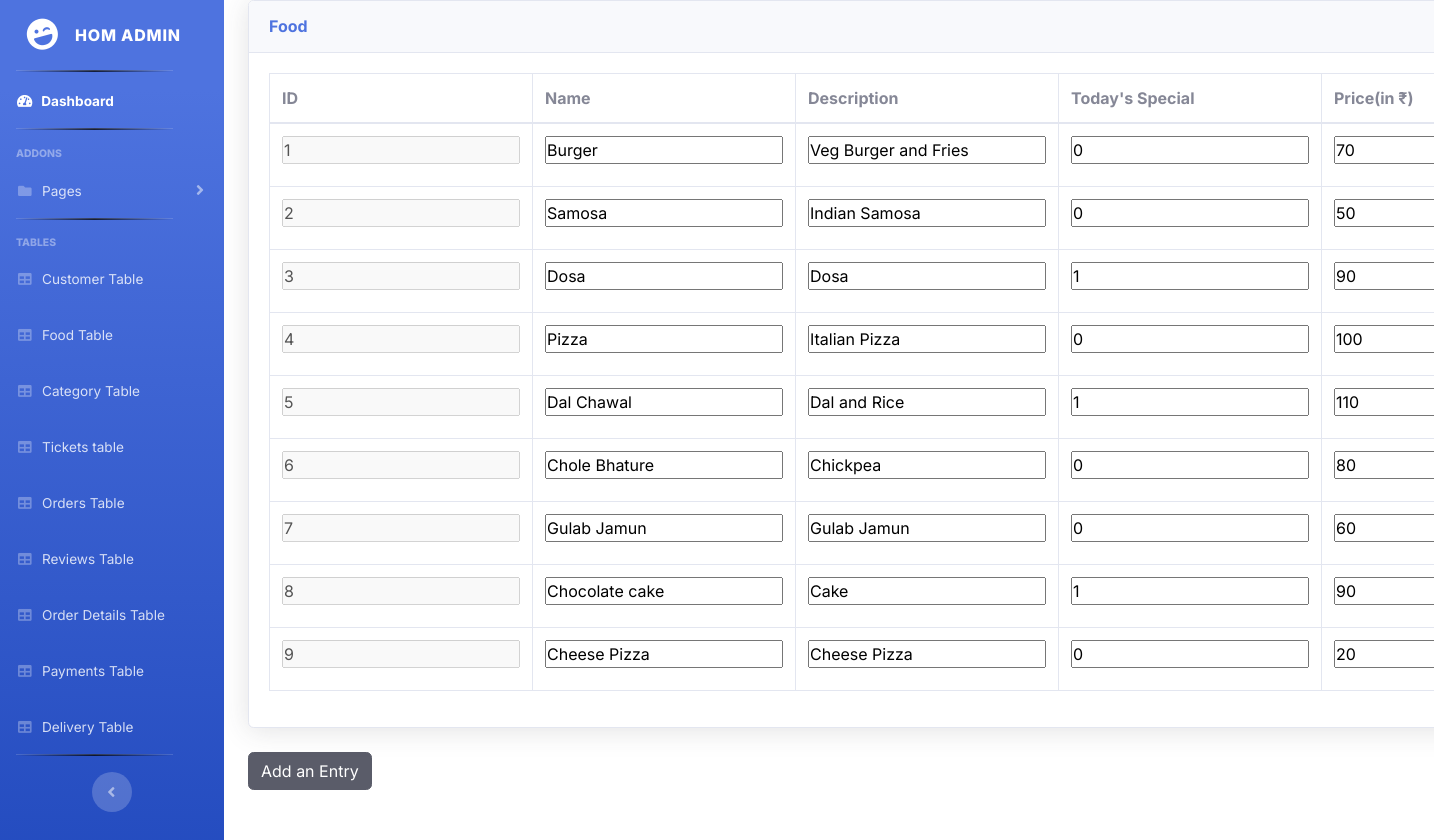
/admin/food.php, run on the app's committed database.
### tables this page shows
CREATE TABLE `food` (
  `f_id` int(10) NOT NULL,
  `f_name` varchar(50) NOT NULL,
  `f_price` int(10) NOT NULL,
  `f_description` varchar(255) NOT NULL,
  `f_special` tinyint(1) NOT NULL,
  `cat_id` int(10) NOT NULL,
  `image` varchar(255) NOT NULL
);

### admin/food.php (the view, shortened to what this page needs)
<?php
    $conn=mysqli_connect("localhost", "bhavesh", "test123", "foodorderingsite");
?>
<!DOCTYPE html>
<html>
<head>
</head>
<body>
	<?php
    include('includes/header.php');
    include('includes/navbar.php');
?>
	<div class="container-fluid">
                    <div class="card shadow mb-4">
                        <div class="card-header py-3">
                            <h6 class="m-0 font-weight-bold text-primary">Food</h6>
                        </div>
                        <div class="card-body">
                            <div class="table-responsive">
                                <table class="table table-bordered" id="dataTable" width="100%" cellspacing="0">
                                    <thead>
                                        <tr>
                                            <th>ID</th>
                                            <th>Name</th>
                                            <th>Description</th>
                                            <th>Today's Special</th>
                                            <th>Price(in ₹)</th>
                                        </tr>
                                    </thead>
                                    <tbody>
                                        <?php
                                            $query="SELECT * from food";
                                            $result = mysqli_query($conn, $query);
                                            $foods = mysqli_fetch_all($result, MYSQLI_ASSOC);
                foreach($foods as $food) {
                    echo "<form id=\"modify-entry-form\" action=\"modify-food.php\"  method=\"POST\">
                    <input style=\"width=\"30px\";\" type=\"hidden\" name='f_id' value=\"{$food['f_id']}\"><tr>
                    <td style=\"width=\"30px\";\" id=\"foodid\"><input  name=\"foodid\" value=\"{$food['f_id']}\" disabled></td>
                    <td id=\"foodname\"  contenteditable=\"true\">
                    <input name=\"foodname\" value=\"{$food['f_name']}\"></td>
                    <td id=\"fooddesc\">
                    <input  name=\"fooddesc\"value=\"{$food['f_description']}\"></td>
                    <td id=\"foodspecial\">
                    <input  name=\"foodspecial\"value=\"{$food['f_special']}\"></td>
                    <td id=\"foodprice\">
                    <input  name=\"foodprice\"value=\"{$food['f_price']}\"></td>
                    <td id=\"categoryid\">
                    <input  name=\"categoryid\"value=\"{$food['cat_id']}\"></td>
                    <td id=\"foodimage\">
                    <input  name=\"foodimage\"value=\"{$food['image']}\"></td>";
                    echo "<td><a href='delete-food.php?ff_id=$food[f_id]'>Delete</a></td>
                </form>
                </tr>";
                }
                         ?>
                                    </tbody>
                                </table>
                            </div>
                        </div>
                    </div>
                        <table>
                        <tr>
                            <td style="display: flex;">
                                <div class="add-entry-btn-for-inline-display">
                                <button type="button" id="add-entry-button-food" class="btn btn-dark" style="margin-bottom: 100px; margin-right: 20px;">
                                Add an Entry</button>
                                </div>
                            </td>
                        </tr>
                        </table>
                </div>
</body>
</html>

### css/styles.css (style rules this page uses)
* { padding: 0; margin: 0; box-sizing: border-box; font-family: 'Inter', sans-serif; }

### data on the page
food: foodid "1", foodname "Burger"
food: foodid "2", foodname "Samosa"
food: foodid "3", foodname "Dosa"
food: foodid "4", foodname "Pizza"
food: foodid "5", foodname "Dal Chawal"
food: foodid "6", foodname "Chole Bhature"
food: foodid "7", foodname "Gulab Jamun"
food: foodid "8", foodname "Chocolate cake"
food: foodid "9", foodname "Cheese Pizza"
